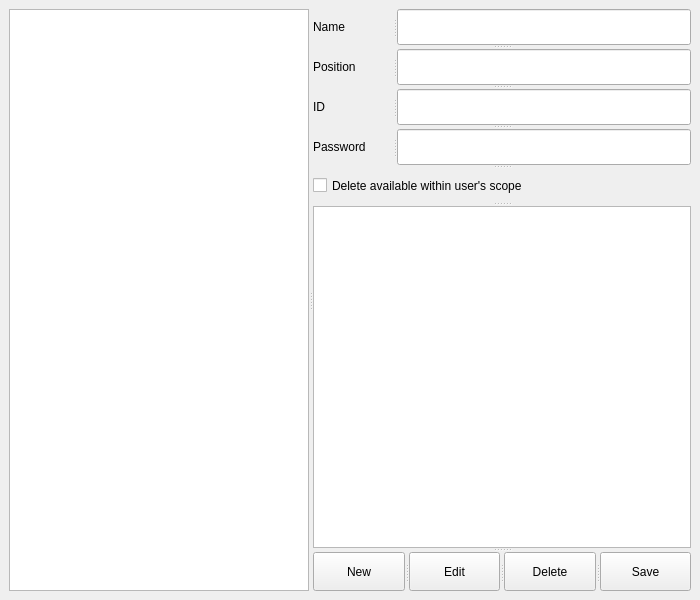
<?xml version="1.0" encoding="UTF-8"?>
<ui version="4.0">
 <class>MainWindow</class>
 <widget class="QMainWindow" name="MainWindow">
  <property name="geometry">
   <rect>
    <x>0</x>
    <y>0</y>
    <width>700</width>
    <height>600</height>
   </rect>
  </property>
  <property name="sizePolicy">
   <sizepolicy hsizetype="Preferred" vsizetype="Preferred">
    <horstretch>0</horstretch>
    <verstretch>0</verstretch>
   </sizepolicy>
  </property>
  <property name="minimumSize">
   <size>
    <width>700</width>
    <height>600</height>
   </size>
  </property>
  <property name="maximumSize">
   <size>
    <width>1000</width>
    <height>800</height>
   </size>
  </property>
  <property name="windowTitle">
   <string>User Management</string>
  </property>
  <widget class="QWidget" name="centralwidget">
   <layout class="QGridLayout" name="gridLayout">
    <item row="0" column="0">
     <widget class="QSplitter" name="splitter_9">
      <property name="orientation">
       <enum>Qt::Vertical</enum>
      </property>
      <widget class="QSplitter" name="splitter_8">
       <property name="orientation">
        <enum>Qt::Horizontal</enum>
       </property>
       <widget class="QTableView" name="userTable">
        <property name="sizePolicy">
         <sizepolicy hsizetype="Preferred" vsizetype="Expanding">
          <horstretch>0</horstretch>
          <verstretch>0</verstretch>
         </sizepolicy>
        </property>
        <property name="minimumSize">
         <size>
          <width>300</width>
          <height>0</height>
         </size>
        </property>
        <property name="maximumSize">
         <size>
          <width>300</width>
          <height>16777215</height>
         </size>
        </property>
       </widget>
       <widget class="QSplitter" name="splitter_7">
        <property name="orientation">
         <enum>Qt::Vertical</enum>
        </property>
        <widget class="QSplitter" name="splitter_6">
         <property name="orientation">
          <enum>Qt::Vertical</enum>
         </property>
         <widget class="QSplitter" name="splitter_5">
          <property name="orientation">
           <enum>Qt::Horizontal</enum>
          </property>
          <widget class="QLabel" name="label_3">
           <property name="minimumSize">
            <size>
             <width>80</width>
             <height>0</height>
            </size>
           </property>
           <property name="maximumSize">
            <size>
             <width>80</width>
             <height>16777215</height>
            </size>
           </property>
           <property name="text">
            <string>Name</string>
           </property>
          </widget>
          <widget class="QLineEdit" name="userName"/>
         </widget>
         <widget class="QSplitter" name="splitter_4">
          <property name="orientation">
           <enum>Qt::Horizontal</enum>
          </property>
          <widget class="QLabel" name="label_5">
           <property name="minimumSize">
            <size>
             <width>80</width>
             <height>0</height>
            </size>
           </property>
           <property name="maximumSize">
            <size>
             <width>80</width>
             <height>16777215</height>
            </size>
           </property>
           <property name="text">
            <string>Position</string>
           </property>
          </widget>
          <widget class="QLineEdit" name="userPosition"/>
         </widget>
         <widget class="QSplitter" name="splitter_3">
          <property name="orientation">
           <enum>Qt::Horizontal</enum>
          </property>
          <widget class="QLabel" name="label_2">
           <property name="minimumSize">
            <size>
             <width>80</width>
             <height>0</height>
            </size>
           </property>
           <property name="maximumSize">
            <size>
             <width>80</width>
             <height>16777215</height>
            </size>
           </property>
           <property name="text">
            <string>ID</string>
           </property>
          </widget>
          <widget class="QLineEdit" name="userID"/>
         </widget>
         <widget class="QSplitter" name="splitter_2">
          <property name="orientation">
           <enum>Qt::Horizontal</enum>
          </property>
          <widget class="QLabel" name="label_4">
           <property name="minimumSize">
            <size>
             <width>80</width>
             <height>0</height>
            </size>
           </property>
           <property name="maximumSize">
            <size>
             <width>80</width>
             <height>16777215</height>
            </size>
           </property>
           <property name="text">
            <string>Password</string>
           </property>
          </widget>
          <widget class="QLineEdit" name="userPW"/>
         </widget>
         <widget class="QCheckBox" name="deleteAvailable">
          <property name="text">
           <string>Delete available within user's scope</string>
          </property>
         </widget>
        </widget>
        <widget class="QTableView" name="permissionsTable"/>
        <widget class="QSplitter" name="splitter">
         <property name="orientation">
          <enum>Qt::Horizontal</enum>
         </property>
         <widget class="QPushButton" name="newButton">
          <property name="text">
           <string>New</string>
          </property>
         </widget>
         <widget class="QPushButton" name="editButton">
          <property name="text">
           <string>Edit</string>
          </property>
         </widget>
         <widget class="QPushButton" name="deleteButton">
          <property name="text">
           <string>Delete</string>
          </property>
         </widget>
         <widget class="QPushButton" name="saveButton">
          <property name="text">
           <string>Save</string>
          </property>
         </widget>
        </widget>
       </widget>
      </widget>
     </widget>
    </item>
   </layout>
  </widget>
 </widget>
 <resources/>
 <connections/>
</ui>
